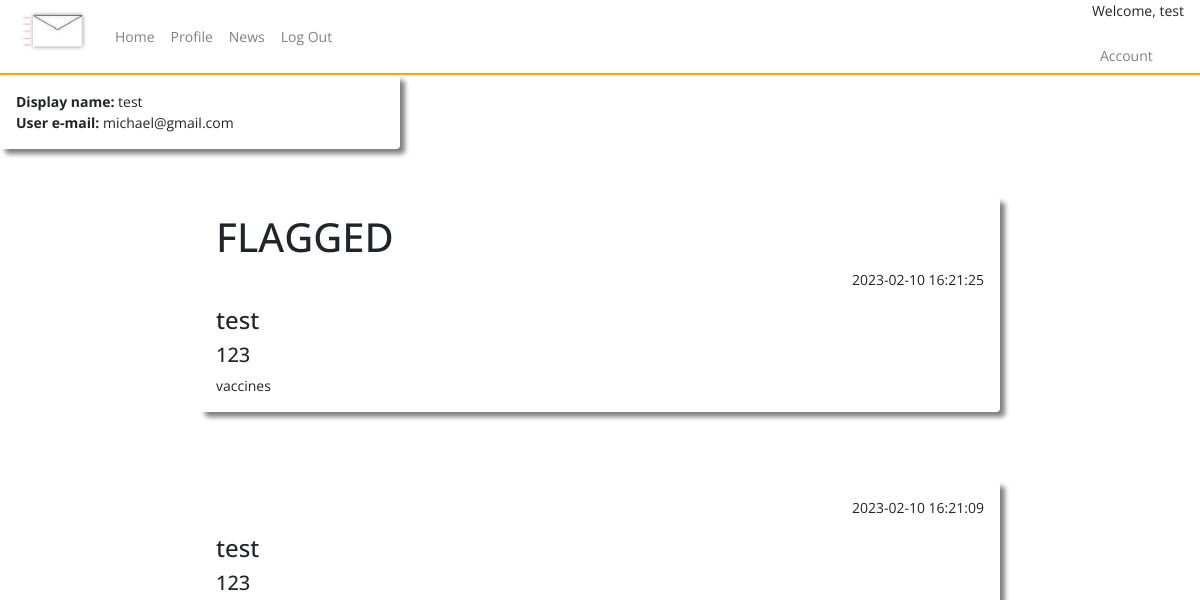
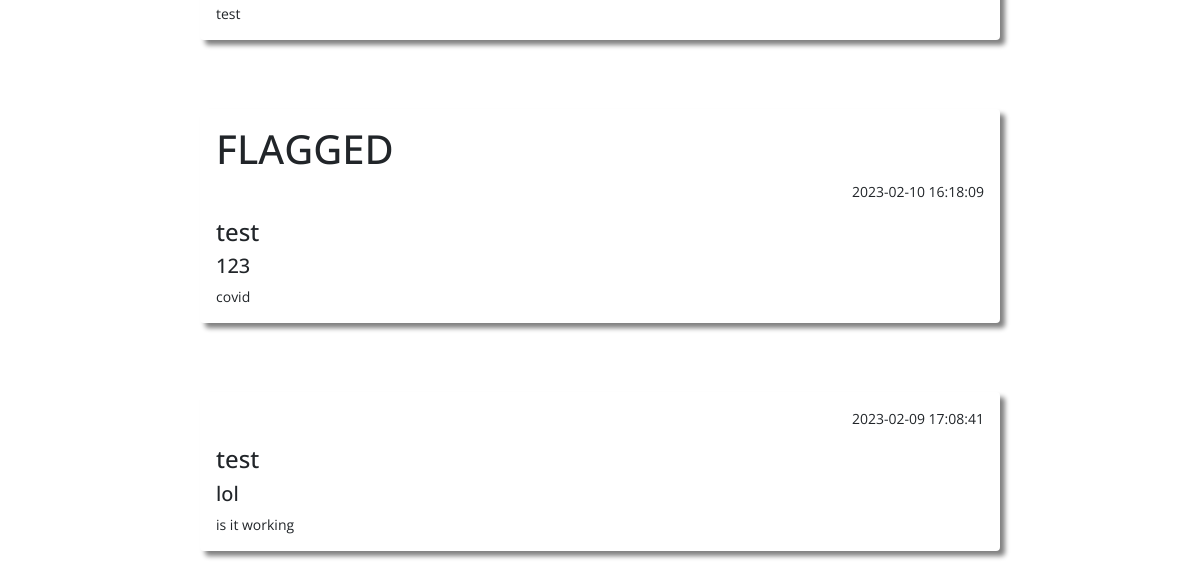
/profile (signed in, upper part), run on an earlier commit of the app's database (2 pictures, top to bottom).
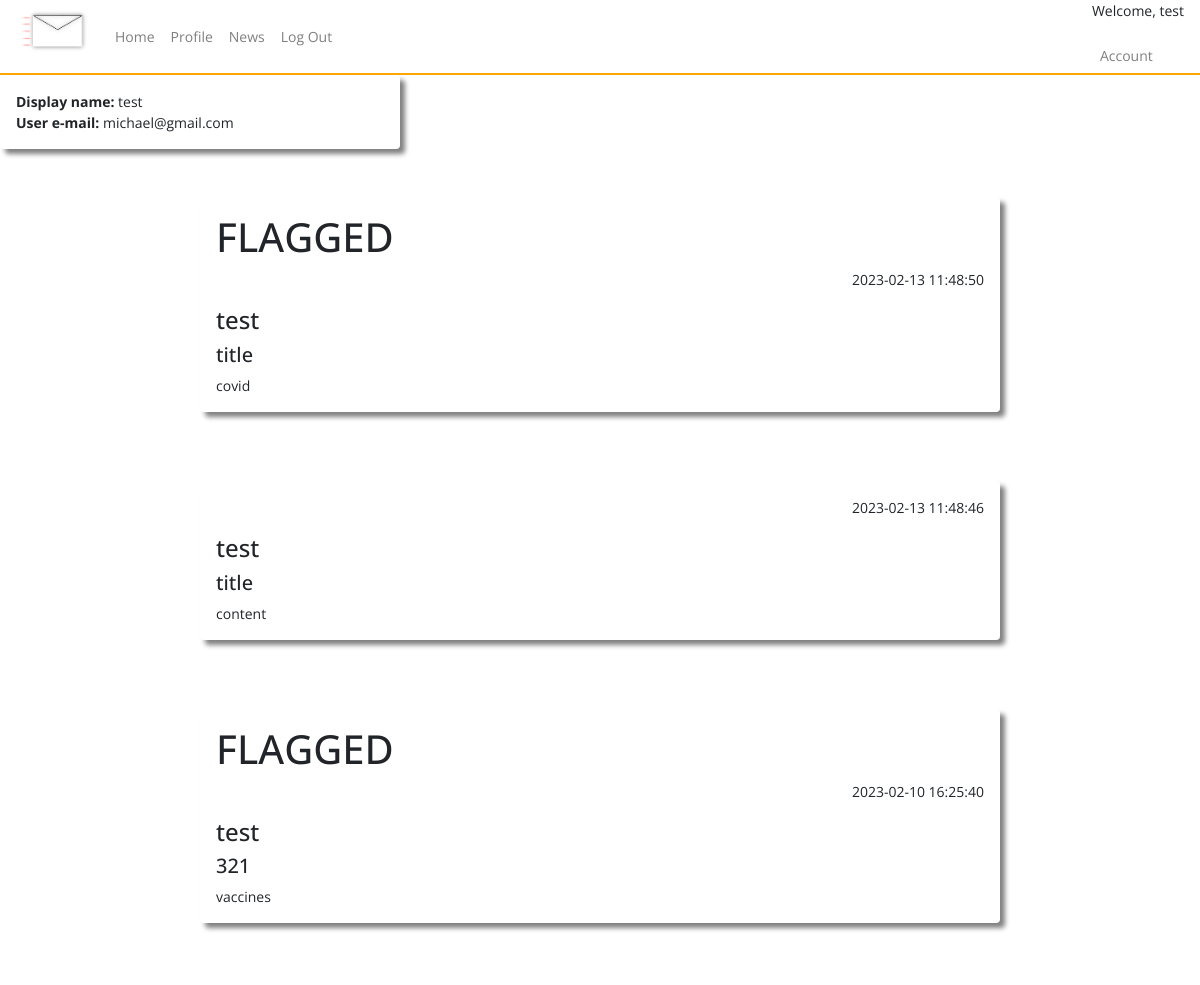
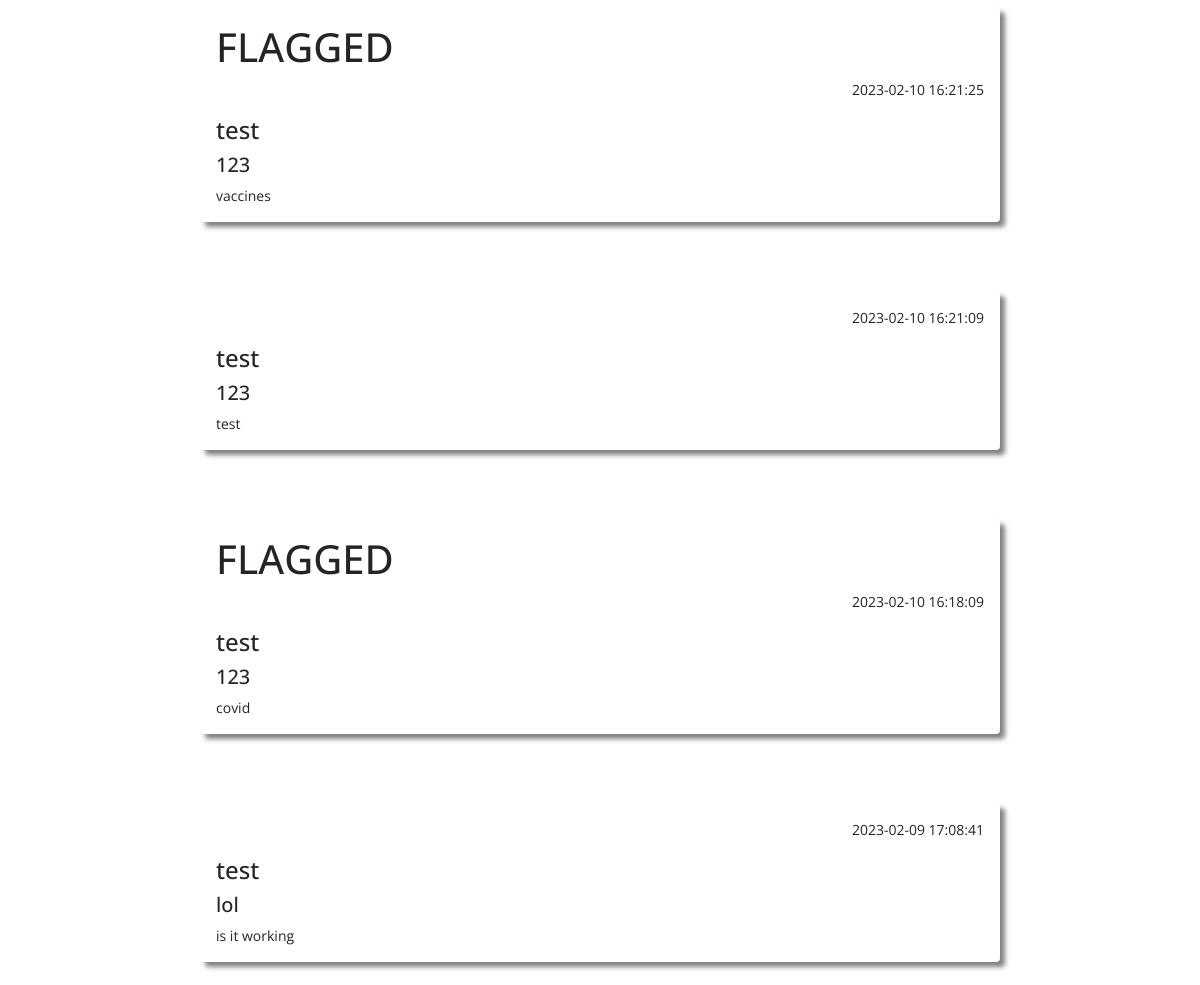
And on a later commit of the database (2 pictures, top to bottom).
### tables this page shows
CREATE TABLE posts (
    ID INTEGER PRIMARY KEY AUTOINCREMENT,
    title TEXT NOT NULL,
    content TEXT NOT NULL,
    by_user TEXT NOT NULL,
    created_at timestamp default current_timestamp
, userID integer, flagged text);

### app.py (the view)
@app.route("/profile")
def profile():
    if not session.get('username'):
        return redirect(url_for('home'))
    user=query_db('SELECT * FROM users WHERE username = ?', [session['username']], True)
    user_posts=query_db('SELECT * FROM posts WHERE by_user = ? ORDER BY created_at DESC', [session['username']])
    return render_template('profile.html', user = user, user_posts = user_posts)

### app.py (called while the page is built)
def query_db(query, args=(), one=False):
    con = g._database = sqlite3.connect(DATABASE)
    con.row_factory = sqlite3.Row
    cur = con.execute(query, args)
    rv = cur.fetchall()
    cur.close()
    return (rv[0] if rv else None) if one else rv

### templates/profile.html (shortened to what this page needs)
{% include "layout.html" %}
{% include "nav.html" %}
<div class="container-fluid">
    <div class="row h-500">
        <div class="col-4 shadow p-3 mb-5 rounded">
            <b>Display name:</b> {{ user.username }}<br>
            <b>User e-mail:</b> {{ user.email }}
        </div>
    </div>
    {% for user_post in user_posts %}
    <div class="shadow mx-auto posts p-3 mb-5 rounded">
    {% if user_post.flagged == "yes" %}
    <h1>FLAGGED</h1>
    {% endif %}
    <p align="right">{{  user_post.created_at  }}</p>
    <h4>{{ user_post.by_user }}</h4>
    <h5>{{ user_post.title }}</h5>
    {{ user_post.content }}<br/>
    </div>
    <br/>
    {% endfor %}
</div>

What changed in the data, as far as the page shows it:
added posts: flagged "FLAGGED", created_at "2023-02-13 11:48:50", by_user "test", title "title", content "covid"
added posts: created_at "2023-02-13 11:48:46", by_user "test", title "title", content "content"
added posts: flagged "FLAGGED", created_at "2023-02-10 16:25:40", by_user "test", title "321", content "vaccines"
